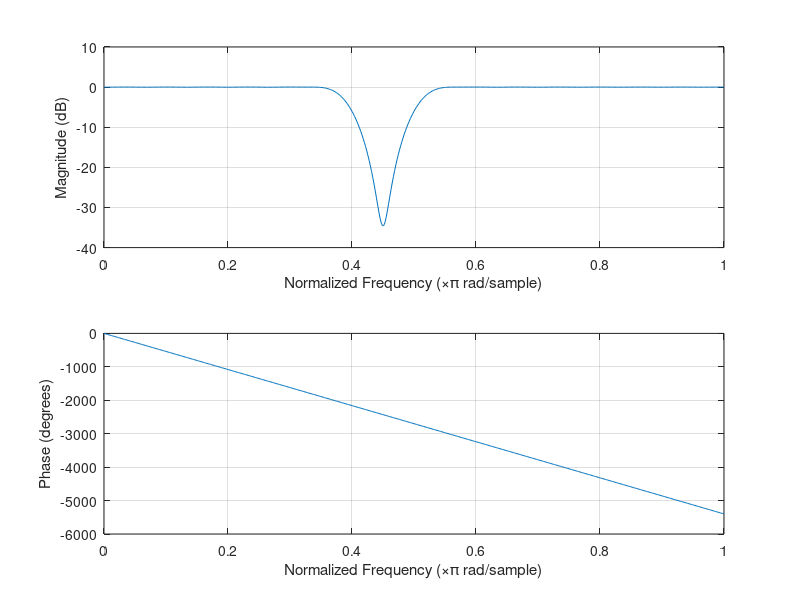
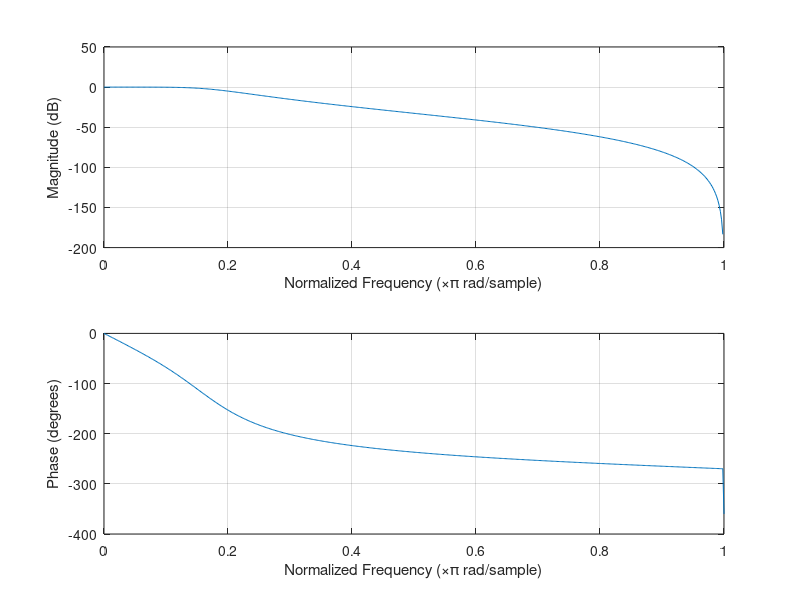

These charts were generated, in order, by the following MATLAB code: (Note: this script raises an error after producing the figures.)
%% Design FIR Filter
N = 61;
w1 = 2*pi/5;
w2 = pi/2;
n = (-N+1)/2:(N-1)/2;
h_BP = (sin(w1*n)- sin(w2*n))./(pi*n);
h_BP((N-1)/2+1) = 1 +(w1-w2)/pi;

plot(n,h_BP);
title('Pulse Respones');
freqz(h_BP);

h_Pbp = h_BP.*hamming(N)';
plot(n,h_Pbp);
title('Pulse Respones');
freqz(h_Pbp);

% sin signal
w1 = pi/5;
w2 = 9*pi/20;
w3 = pi/10;
k = 0:999;
x1= sin(w1*k);
x2 = sin(w2*k);
x3 = sin(w3*k);
figure;
plot(x1(1:200),'b');
y1 = conv(x1,h_Pbp);
hold on;
plot(y1(1:200),'red');

plot(x2(1:200),'b');
y2 = conv(x2,h_Pbp);
hold on;
plot(y2(1:200),'red');

plot(x3(1:200),'b');
y3 = conv(x3,h_Pbp);
hold on;
plot(y3(1:200),'red');

Tg = grpdelay(h_Pbp);

%% IIR Filter
%% Analog Filter Theoretically
s=tf('s');
H=(0.189119)/((s+0.574)*(s^2+0.574*s+0.32947741));

%% Digital Filter Theoretically
T=1;
[num,den]=zp2tf([-1,-1,-1]',[0.559874362,(0.670169801+0.3629765954*i),(0.670169801-0.3629765954*i)],0.01325);
freqz(num,den)
%% Designing Digital Filter Practically 

wp=(1/6);
ws=(1/4);
% defining the order and the cutoff frequency 
[n,wn]=buttord(wp,ws,3,10);
% designing the normalized filter
[z1,p1,k1]=buttap(3);
[num1,den1]=zp2tf(z1,p1,k1);
% designing the desired filter by setting the cutoff frequency
[numt,dent]=lp2lp(num1,den1,wn*pi);
% moving from analog filter to digital filter
[numd,dend]=bilinear(numt,dent,1);
%% Comparing Practial design with the Theoritcal design 
% Comparing analg filters
H1=tf(numt,dent);
bode(H1);
title('Practically');
figure;
bode(H);
title('Theoretically');
% Comparing digital filters 
freqz(numd,dend)
title('Practically');
figure;
freqz(num,den);
title('Theoretically');